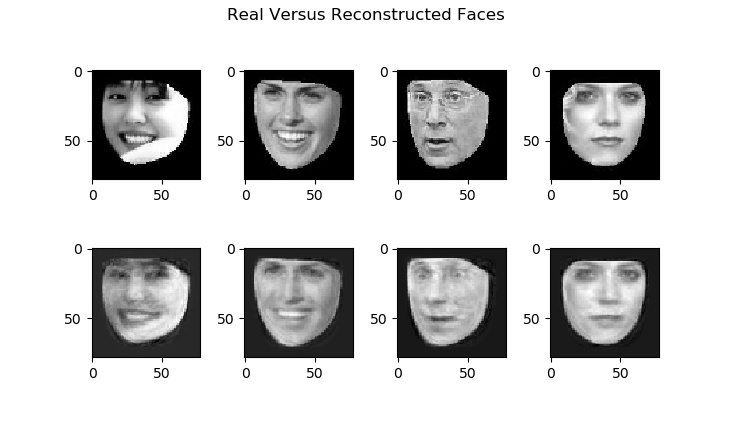
#> input picture reconstedfaces_testing.jpg, 732 x 423 px, given as the content of the folder celebA_dataset, which was not available
$ python PCA.py
#> lines starting #> are read from the running program, lines starting #| are printed output that depends on the picture; pictures that were not available may be replaced by others from this repository, and a replacement may not be noted
import os, glob
import numpy as np
from PIL import Image
import matplotlib.pyplot as plt


"""
Name: Patel, Ashit

"""

CELEBA_DIRPATH = 'celebA_dataset'
N_HEIGHT = 78
N_WIDTH = 78
N_TRAIN = 850

def get_eigenfaces(eigenvalues, eigenvectors, k):
  """
    Sorts the eigenvector by eigenvalues
    Returns the projection matrix (eigenfaces)

    faces_centered : N x d vector
      mean subtracted faces
    eigenvalues : 1 x d vector
      eigenvalues
    eigenvectors : d x d vector
      eigenvectors
    k : int
      number of eigenfaces to produce

    returns d x k vector
  """
  # f(s,v) -> w by selecting top k
  order = np.argsort(eigenvalues)[::-1] # sorting v on basis of s
  eigenvectors = eigenvectors[:, order]
  eigenvectors = eigenvectors[:, 0:k] #selcting top k
  return eigenvectors

def project(faces, faces_mean, eigenfaces):
  """
    Returns the projected faces (lower dimensionality)

    faces : N x d vector
      images of faces
    faces_mean : 1 x d vector
      per pixel average of images of faces
    eigenfaces : d x k vector
      projection matrix

    returns N x k vector
  """
  b = faces - faces_mean  # b = x - mu
  z = np.matmul(b, eigenfaces)  # z = b*w
  return z


def reconstruct(faces_projected, faces_mean, eigenfaces):
  """
    Returns the reconstructed faces (back-projected)

    faces_projected : N x k vector
      faces in lower dimensions
    faces_mean : 1 x d vector
      per pixel average of images of faces
    eigenfaces : d x k vector
      projection matrix

    returns N x d vector
  """
  # x_hat = z*w.T + mu
  x_hat = np.matmul(faces_projected, eigenfaces.T) + faces_mean
  return x_hat

def synthesize(eigenfaces, variances, faces_mean, k=50, n=25):
  """
    Synthesizes new faces by sampling from the latent vector distribution

    eigenfaces : d x k vector
      projection matrix
    variances : 1 x d vector
      variances
    faces_mean : 1 x d vector

    returns synthesized faces
  """
  # sampling n samples ,default 25
  variances = variances[:k] # selecting top k
  eigenfaces = eigenfaces[:, 0:k] # selecting top k
  z = np.random.normal(0, np.real(np.sqrt(variances)), (n, np.shape(variances)[0])) # Normalization through Guassian Distribution
  x_hat = np.matmul(z, eigenfaces.T) + faces_mean   # x_hat = z * w
  return x_hat


def mean_squared_error(x, x_hat):
  """
    Computes the mean squared error

    x : N x d vector
    x_hat : N x d vector

    returns mean squared error
  """
  # 1/N sum(x-x_hat)^2
  mse=np.mean((x-x_hat)**2)
  return mse


def plot_eigenvalues(eigenvalues):
  """
    Plots the eigenvalues from largest to smallest

    eigenvalues : 1 x d vector
  """
  # plot eigenvalues
  fig = plt.figure()
  fig.suptitle('Eigenvalues Versus Principle Components')
  plt.plot(eigenvalues)
  plt.show()


def visualize_reconstructions(faces, faces_hat, n=4):
  """
    Creates a plot of 2 rows by n columns
    Top row should show original faces
    Bottom row should show reconstructed faces (faces_hat)

    faces : N x k vector
      images of faces
    faces_hat : 1 x d vector
      images reconstructed faces
  """
  fig = plt.figure()
  fig.suptitle('Real Versus Reconstructed Faces')
  # (N x d) -> (N x sqrt(d) x sqrt(d))
  faces = np.reshape(faces,(np.shape(faces)[0],int(np.sqrt(np.shape(faces)[1])),-1))
  # (N x d) -> (N x sqrt(d) x sqrt(d))
  faces_hat = np.reshape(faces_hat,(np.shape(faces_hat)[0],int(np.sqrt(np.shape(faces_hat)[1])),-1))
  faces_hat = np.real(faces_hat)
  # plot first n faces, default 4
  for i in range(2*n):
    ax=fig.add_subplot(2,n,i+1)
    if i < n:
      ax.imshow(faces[i, ...], cmap='gray')
    else:
      ax.imshow(faces_hat[i-n, ...], cmap='gray')
  plt.show()


def plot_reconstruction_error(mses, k):
  """
    Plots the reconstruction errors

    mses : list
      list of mean squared errors
    ks : list
      list of k used
  """
  # plotting k VS mses
  fig = plt.figure()
  fig.suptitle('Reconstruction Error')
  plt.plot(k, np.real(mses))
  plt.show()


def visualize_eigenfaces(eigenfaces):
  """
    Creates a plot of 5 rows by 5 columns
    Shows the first 25 eigenfaces (principal components)
    For each dimension k, plot the d number values as an image

    eigenfaces : d x k vector
  """
  # (d x k) -> (k x sqrt(d) x sqrt(d))
  eigenfaces = np.reshape(eigenfaces.T,(np.shape(eigenfaces.T)[0],int(np.sqrt(np.shape(eigenfaces.T)[1])),-1))
  eigenfaces = np.real(eigenfaces)
  # plot eigen faces
  fig = plt.figure()
  fig.suptitle('Top 25 Eigenfaces')
  n=np.shape(eigenfaces)[0] # n = k, number of faces, i.e. 25 in this case
  size = int(np.ceil(np.sqrt(n)))
  for i in range(n):
    ax=fig.add_subplot(size, size, i+1)
    ax.imshow(eigenfaces[i, ...], cmap='gray')
  plt.show()

def visualize_synthetic_faces(faces):
  """
    Creates a plot of 5 rows by 5 columns
    Shows the first 25 synthetic faces

    eigenfaces : N x d vector
  """
  # (N x d) -> (N x sqrt(d) x sqrt(d))
  faces = np.reshape(faces, (np.shape(faces)[0],int(np.sqrt(np.shape(faces)[1])),-1))
  faces = np.real(faces)
  # plot synthetic faces
  fig = plt.figure()
  fig.suptitle('Synthetic Faces')
  n=np.shape(faces)[0]  # n = k, number of faces, i.e. 25 in this case
  for i in range(n):
    ax=fig.add_subplot(5,5,i+1)
    ax.imshow(faces[i, ...], cmap='gray')
  plt.show()


if __name__ == '__main__':
  # Load faces from directory
  face_image_paths = glob.glob(os.path.join(CELEBA_DIRPATH, '*.jpg'))

  print('Loading {} images from {}'.format(len(face_image_paths), CELEBA_DIRPATH))
  # Read images as grayscale and resize from (128, 128) to (78, 78)
  faces = []
  for path in face_image_paths:
    im = Image.open(path).convert('L').resize((N_WIDTH, N_HEIGHT))
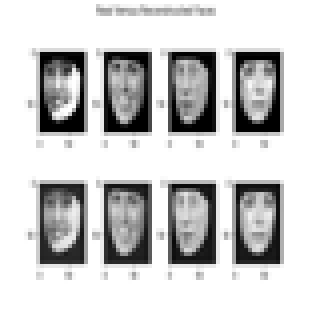
#> im: PIL image 78x78 L (shown 4 times larger); min 0, max 255, mean 201.5
    faces.append(np.asarray(im))
  faces = np.asarray(faces) # (1000, 78, 78)
  # Normalize faces between 0 and 1
  faces = faces/255.0

  print('Vectorizing faces into N x d matrix')
  # TODO: reshape the faces to into an N x d matrix
  faces=np.reshape(faces,(np.shape(faces)[0],-1))  # reshaping to (1000,6084)

  print('Splitting dataset into {} for training and {} for testing'.format(N_TRAIN, faces.shape[0]-N_TRAIN))
#| Splitting dataset into 850 for training and -849 for testing
  faces_train = faces[0:N_TRAIN, ...]
  faces_test = faces[N_TRAIN::, ...]
#> faces_test = empty array

  print('Computing eigenfaces from training set')
  # TODO: obtain eigenfaces and eigenvalues
  mu_train = np.mean(faces_train, axis=0) # calculating mean of faces
#> mu_train = 6084 values, max 1 at index 0, min 0 at index 1102, mean 0.79
  b_train = faces_train - mu_train  # calculating b = faces - mean
  c = np.dot(b_train.T, b_train) / (b_train.shape[0]) # calculating variance = (b^2)/N
#> c: shape (6084, 6084) float64; every value is 0
  s, v = np.linalg.eig(c) # getting eigenvalues and eigenvectors
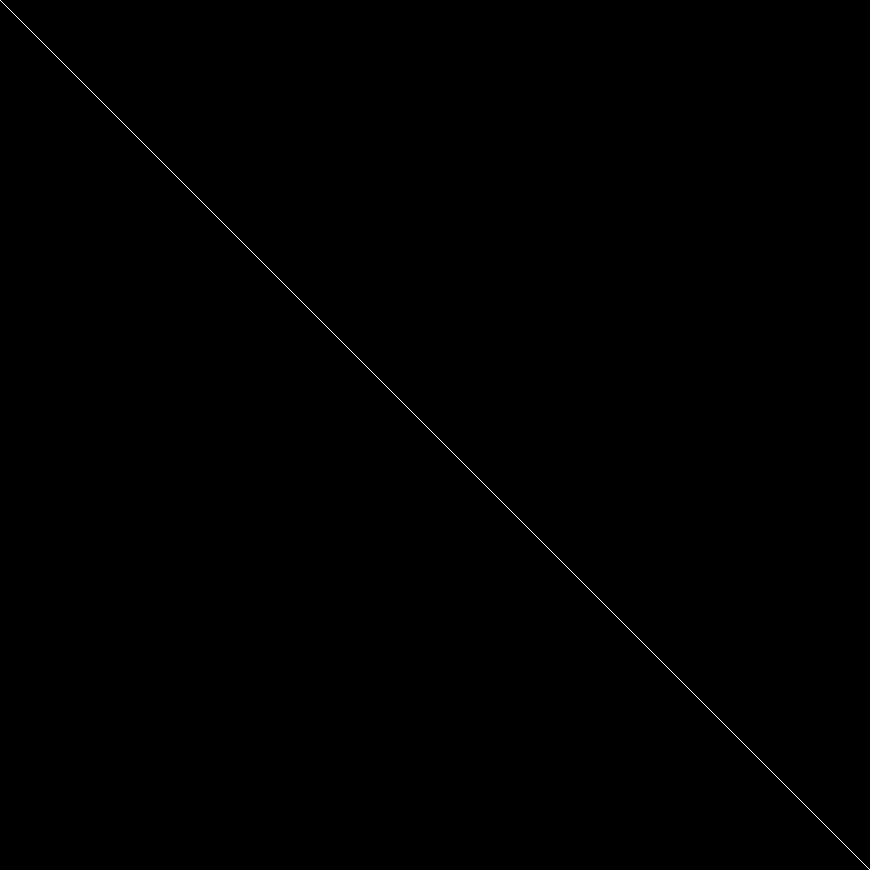
#> v: shape (6084, 6084) float64 (shown at 1/7 size); values 0 (black) and 1 (white), 0.02% white in thin lines or dots
#> s = 6084 values from 0 to 0
  eigenfaces = get_eigenfaces(s, v, np.shape(v)[0]) # calculating all eigenfaces
#> in get_eigenfaces, `order = np.argsort(eigenvalues)[::-1]`: order = 6084 values, max 6083 at index 1, min 0 at index 0, mean 3041.5
#> in get_eigenfaces, `eigenvectors = eigenvectors[:, order]`:
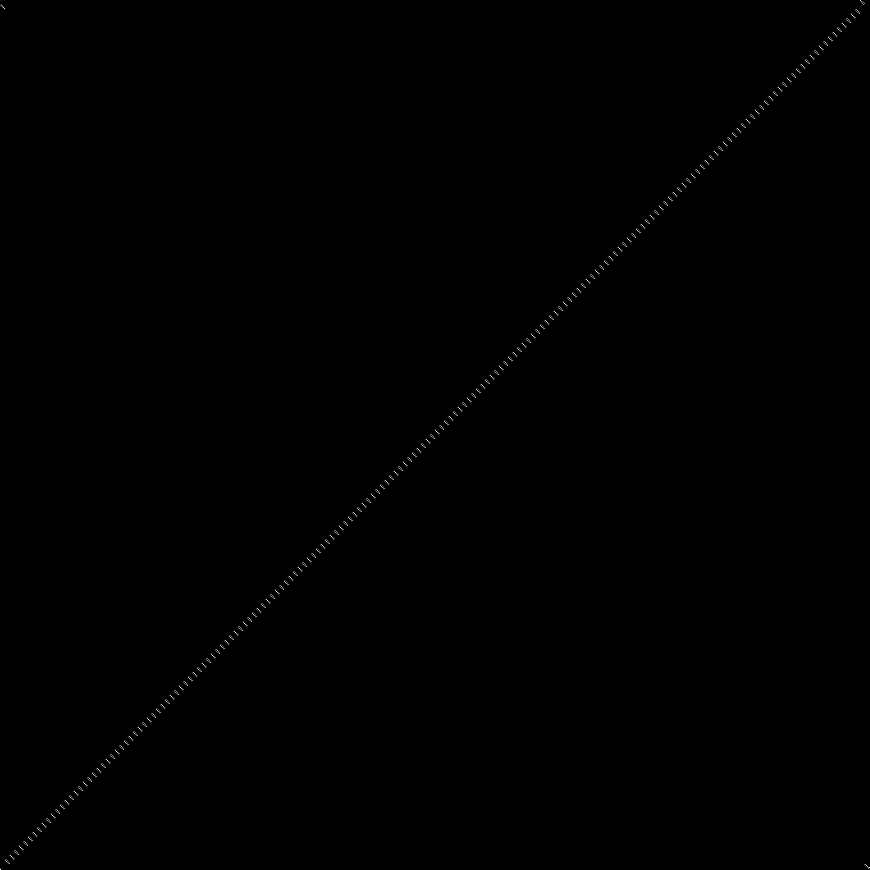
#> eigenvectors: shape (6084, 6084) float64 (shown at 1/7 size); values 0 (black) and 1 (white), 0.02% white in thin lines or dots

  print('Plotting the eigenvalues from largest to smallest')
  # TODO: plot the first 200 eigenvalues from largest to smallest
  s = sorted(s, reverse=True) # sorting eigenvalue from largest to smallest
  plot_eigenvalues(np.real(s[:200]))  # plotting top 200 eigenvalues
#> in plot_eigenvalues, `plt.show()`:
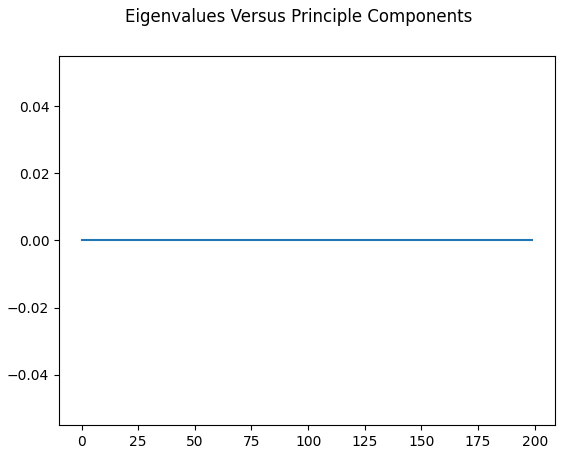
#> figure drawn by matplotlib, 1 panel

  print('Visualizing the top 25 eigenfaces')
  # TODO: visualize the top 25 eigenfaces
  visualize_eigenfaces(eigenfaces[:,0:25])  # showing top 25 eigenfaces
#> in visualize_eigenfaces, `plt.show()`:
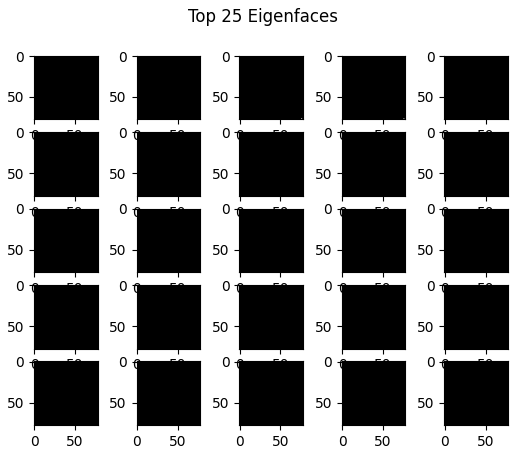
#> figure drawn by matplotlib, 25 panels

  print('Plotting training reconstruction error for various k')
  # TODO: plot the mean squared error of training set with
  # k=[5, 10, 15, 20, 30, 40, 50, 75, 100, 125, 150, 200]
  k=[5, 10, 15, 20, 30, 40, 50, 75, 100, 125, 150, 200]
  mses_train=[]
  for i in k:
    faces_projected_train = project(faces_train, mu_train, eigenfaces[:, 0:i])  # projecting faces using top k eigenfaces
    faces_reconstructed_train = reconstruct(faces_projected_train, mu_train, eigenfaces[:, 0:i])  # reconstructing faces
    mses_train = np.append(mses_train, mean_squared_error(faces_train, faces_reconstructed_train))  # calculating and storing mean squared error for each k
#> this loop made 12 passes
#> mses_train on passes 2 to 12: [0, 0], [0, 0, 0], [0, 0, 0, 0], [0, 0, 0, 0, 0], [0, 0, 0, 0, 0, 0], [0, 0, 0, 0, 0, 0, 0], [0, 0, 0, 0, 0, 0, 0, 0], [0, 0, 0, 0, 0, 0, 0, 0, 0], [0, 0, 0, 0, 0, 0, 0, 0, 0, 0], [0, 0, 0, 0, 0, 0, 0, 0, 0, 0, 0], [0, 0, 0, 0, 0, 0, 0, 0, 0, 0, 0, 0]
  plot_reconstruction_error(mses_train, k)  # plotting mse VS k

  print('Reconstructing faces from projected faces in training set')
  # TODO: choose k and reconstruct training set
  k = 200
  faces_projected_train = project(faces_train, mu_train, eigenfaces[:, 0:k])  # project training set faces with selected k = 800
  faces_reconstructed_train = reconstruct(faces_projected_train, mu_train, eigenfaces[:, 0:k])  # reconstruct projected faces

  # TODO: visualize the reconstructed faces from training set
  visualize_reconstructions(faces_train, faces_reconstructed_train) # show reconstructed faces
#> (the run stopped early here; a loop or call above may not have finished)
